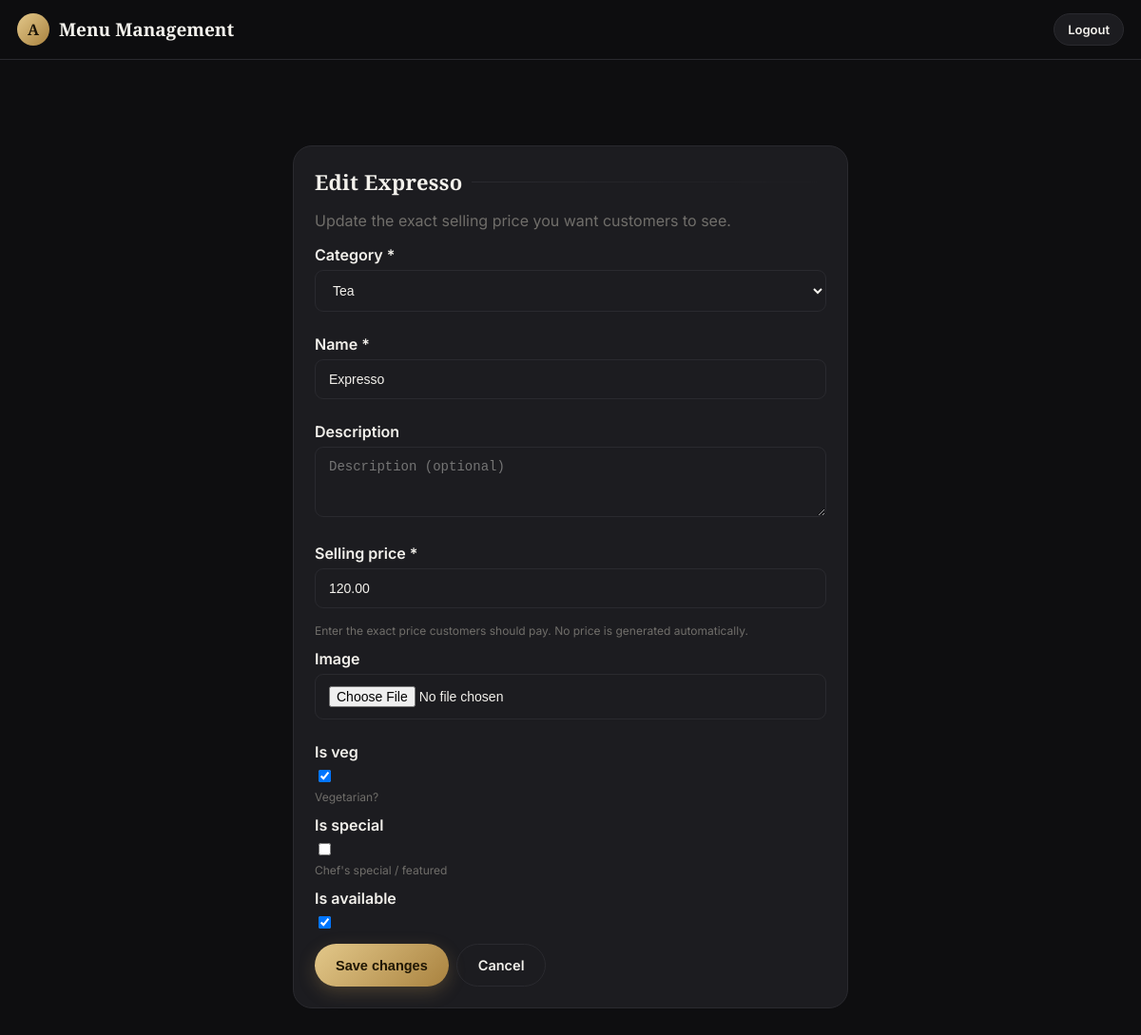
Screenshot of /manage/menu/1/edit/ (signed in) with the database file from the repository.
### core/models.py (models this page shows, shortened)
class MenuItem(models.Model):
    category = models.ForeignKey(Category, related_name='items', on_delete=models.CASCADE)
    name = models.CharField(max_length=120)
    slug = models.SlugField(blank=True)
    description = models.TextField(blank=True)
    price = models.DecimalField(max_digits=8, decimal_places=2)
    image = models.ImageField(upload_to='menu/', blank=True, null=True)
    is_veg = models.BooleanField(default=True, help_text="Vegetarian?")
    is_special = models.BooleanField(default=False, help_text="Chef's special / featured")
    is_available = models.BooleanField(default=True)
    class Meta:
        ordering = ['category__order', 'name']

### core/views.py (the view)
# urls.py: path('manage/menu/<int:item_id>/edit/', views.menu_item_edit, name='menu_item_edit'),
@user_passes_test(is_admin_user, login_url='admin_login')
def menu_item_edit(request, item_id):
    item = get_object_or_404(MenuItem, pk=item_id)
    form = MenuItemForm(request.POST or None, request.FILES or None, instance=item)
    if request.method == 'POST' and form.is_valid():
        form.save()
        messages.success(request, f'{item.name} was updated. The new price is NPR रु {item.price}.')
        return redirect('menu_management')
    return render(request, 'core/menu_item_form.html', {'form': form, 'item': item, 'editing': True})

### core/forms.py
class MenuItemForm(forms.ModelForm):
    price = forms.DecimalField(
        max_digits=8,
        decimal_places=2,
        min_value=0.01,
        required=True,
        label='Selling price',
        help_text='Enter the exact price customers should pay. No price is generated automatically.',
        widget=forms.NumberInput(attrs={'class': 'form-input', 'step': '0.01', 'min': '0.01', 'placeholder': 'e.g. 250.00'}),
    )
    class Meta:
        model = MenuItem
        fields = ['category', 'name', 'description', 'price', 'image', 'is_veg', 'is_special', 'is_available']
        widgets = {
            'category': forms.Select(attrs={'class': 'form-input'}),
            'name': forms.TextInput(attrs={'class': 'form-input', 'placeholder': 'Food item name'}),
            'description': forms.Textarea(attrs={'class': 'form-input', 'rows': 3, 'placeholder': 'Description (optional)'}),
            'image': forms.ClearableFileInput(attrs={'class': 'form-input'}),
        }

### core/models.py (called while the page is built)
    def __str__(self):
        return self.name

### core/views.py (called while the page is built)
def is_admin_user(user):
    return user.is_authenticated and user.is_superuser

### core/templates/core/menu_item_form.html (shortened to what this page needs)
{% extends 'core/base.html' %}
{% block topbar %}
<div class="topbar"><a href="{% url 'menu_management' %}" class="brand"><div class="mark">A</div><div class="brand-name">Menu Management</div></a><a href="{% url 'staff_logout' %}" class="btn btn-ghost btn-sm">Logout</a></div>
{% endblock %}
{% block content %}
<div class="login-wrap" style="max-width:620px;">
  <div class="card">
    <h2 class="section-title" style="margin-top:0;">Edit {{ item.name }}</h2>
    <p class="dim">Update the exact selling price you want customers to see.</p>
    <form method="post" enctype="multipart/form-data">
      {% for field in form %}
        <div style="margin:12px 0;">
          <label for="{{ field.id_for_label }}" style="display:block;font-weight:600;margin-bottom:6px;">{{ field.label }}{% if field.field.required %} *{% endif %}</label>
          {{ field }}
          {% if field.help_text %}<div class="dim" style="font-size:12px;margin-top:4px;">{{ field.help_text }}</div>{% endif %}
        </div>
      {% endfor %}
      <div style="display:flex;gap:8px;flex-wrap:wrap;"><button class="btn btn-gold" type="submit">Save changes</button><a class="btn btn-outline" href="{% url 'menu_management' %}">Cancel</a></div>
    </form>
  </div>
</div>
{% endblock %}

### core/static/core/css/style.css (style rules this page uses)
:root { --bg: #0e0e10; --bg-elevated: #17171a; --card: #1c1c20; --card-border: #2a2a2f; --gold: #c9a15a; --gold-soft: #e3c88a; --gold-deep: #a9823f; --text: #f3f1ec; --text-muted: #a8a6a1; --text-dim: #706e6a; --green: #4caf7d; --red: #e0654f; --radius-lg: 20px; --radius-md: 14px; --radius-sm: 9px; --shadow: 0 10px 30px rgba(0, 0, 0, 0.35); }
* { box-sizing: border-box; }
html, body { margin: 0; padding: 0; background: var(--bg); color: var(--text); font-family: 'Inter', -apple-system, BlinkMacSystemFont, 'Segoe UI', sans-serif; -webkit-font-smoothing: antialiased; }
h1, h2, h3, .display { font-family: 'Playfair Display', Georgia, serif; letter-spacing: 0.2px; margin: 0; }
a { color: inherit; text-decoration: none; }
.topbar { position: sticky; top: 0; z-index: 20; background: rgba(14, 14, 16, 0.9); backdrop-filter: blur(10px); border-bottom: 1px solid var(--card-border); padding: 14px 18px; display: flex; align-items: center; justify-content: space-between; }
.brand { display: flex; align-items: center; gap: 10px; }
.brand .mark { width: 34px; height: 34px; border-radius: 50%; background: linear-gradient(135deg, var(--gold-soft), var(--gold-deep)); display: flex; align-items: center; justify-content: center; font-family: 'Playfair Display', serif; font-weight: 700; color: #1a1408; font-size: 16px; }
.brand-name { font-family: 'Playfair Display', serif; font-size: 19px; font-weight: 600; }
.btn { display: inline-flex; align-items: center; justify-content: center; gap: 8px; padding: 13px 22px; border-radius: 30px; font-weight: 600; font-size: 14.5px; border: none; cursor: pointer; transition: transform .15s ease, opacity .15s ease; }
.btn-gold { background: linear-gradient(135deg, var(--gold-soft), var(--gold-deep)); color: #201704; box-shadow: 0 6px 18px rgba(201,161,90,0.25); }
.btn-outline { background: transparent; border: 1px solid var(--card-border); color: var(--text); }
.btn-ghost { background: var(--card); color: var(--text); border: 1px solid var(--card-border); }
.btn-sm { padding: 8px 14px; font-size: 13px; }
.section-title { font-size: 22px; margin: 30px 0 14px; display: flex; align-items: center; gap: 10px; }
.section-title::after { content: ''; flex: 1; height: 1px; background: linear-gradient(90deg, var(--card-border), transparent); }
.card { background: var(--card); border: 1px solid var(--card-border); border-radius: var(--radius-lg); padding: 22px; margin-top: 20px; }
.dim { color: var(--text-dim); }
.login-wrap { max-width: 380px; margin: 90px auto; padding: 0 18px; }
.form-input { width: 100%; background: var(--card); border: 1px solid var(--card-border); color: var(--text); padding: 12px 14px; border-radius: var(--radius-sm); margin-bottom: 12px; font-size: 14px; }

### rows the page displays
MenuItem: name "Expresso", form "Tea" "Expresso" "120.00" "☑" "☑"

### other values shown
{{ field.label }} "Category" "Name" "Description" "Selling price" "Image" "Is veg" "Is special" "Is available"
{{ field.help_text }} "Enter the exact price customers should pay. No price is generated automatically." "Vegetarian?" "Chef's special / featured"
